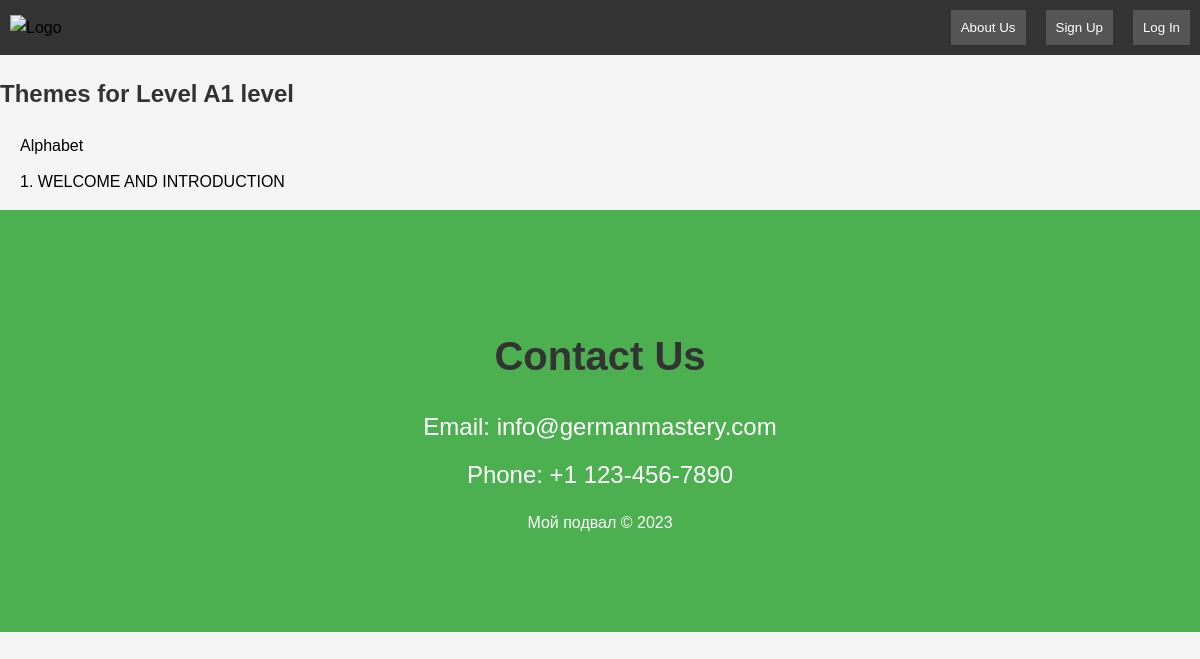
The app's page /level_detail/1/, older data.
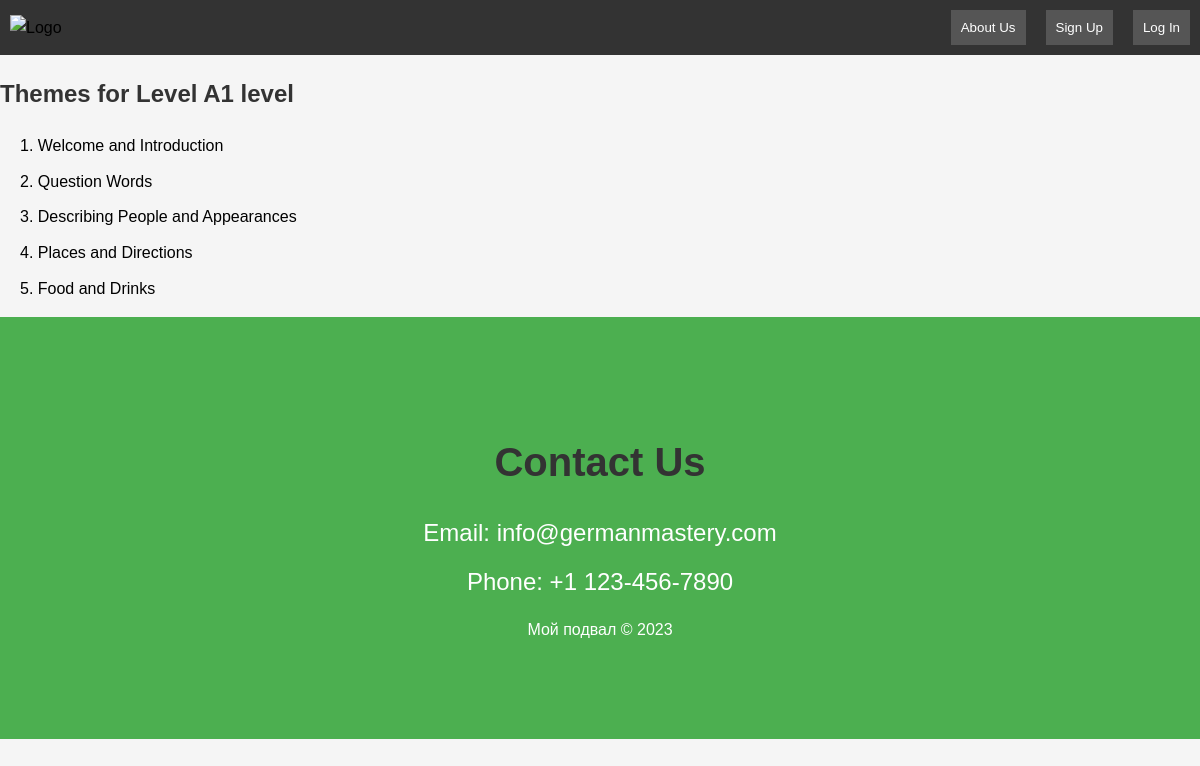
The same page, newer data.
### main_view/models.py (models this page shows, shortened)
class ListOfTheme(models.Model):
    choose_level = models.ForeignKey(ListOfLevels, on_delete=models.CASCADE)
    theme = models.CharField(max_length=500)
    theme_text = models.TextField(default='')
    class Meta:
        verbose_name = 'theme'
        verbose_name_plural = 'themes'

### main_view/views.py (the view)
# urls.py: path('level_detail/<int:level_id>/', ThemesForLevel.as_view(), name='level_detail'),
class ThemesForLevel(generic.View):
    login_url = 'users:login'
    def get(self, request, level_id):
        level = get_object_or_404(ListOfLevels, pk=level_id)
        themes = ListOfTheme.objects.filter(choose_level=level)
        return render(request, 'main_view/level_detail.html', {'level': level, 'themes': themes})

### templates/main_view/level_detail.html
{% extends 'main_view/base.html' %}
{% block content %}
  <h2>Themes for Level {{ level.level }}</h2>
  <ul>
    {% for th in themes %}
      <li><a href="{% url 'lesson:theory_view' theme_id=th.id %}">{{ th.theme }}</a></li>
    {% endfor %}
  </ul>
{% endblock %}

Row changes from the older to the newer data that the page shows:
removed ListOfTheme: theme "Alphabet"
changed ListOfTheme: theme "1. WELCOME AND INTRODUCTION" → "1. Welcome and Introduction"
added ListOfTheme: theme "2. Question Words"
added ListOfTheme: theme "3. Describing People and Appearances"
added ListOfTheme: theme "4. Places and Directions"
added ListOfTheme: theme "5. Food and Drinks"
